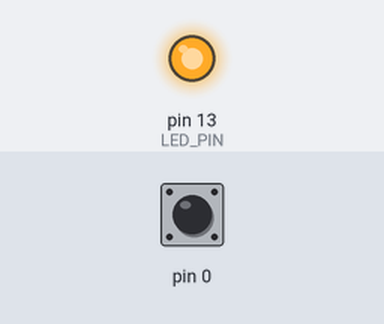
Bench run of a sketch on a simulated Arduino Uno, built for the host (arithmetic inside an expression is 32-bit, double 64-bit). Parts: output pins drawn as LEDs (lit = HIGH). Inputs (shaded band) come from the test bench; at power-on: pin 0 HIGH. What the sketch prints to the serial monitor is not drawn.

Above: at 1.2 s.
1.3 s: pin 0 pulled LOW for 1 s
8.3 s: pin 0 pulled LOW for 0.15 s
At 9.1 s:
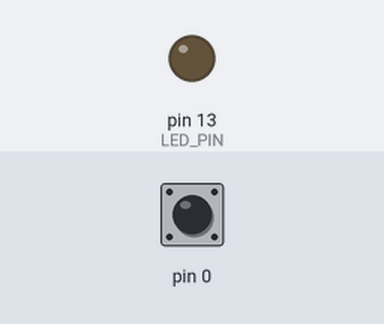
12.9 s: pin 0 pulled LOW for 3.2 s
At 13.8 s:
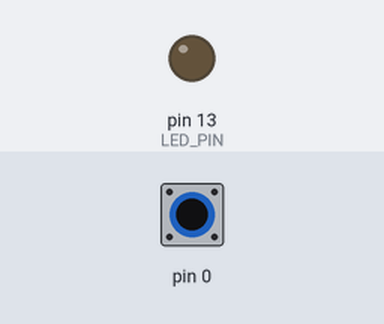
Timing chart, 0 to 17.6 s (numbered marks = the images above; inputs shaded):
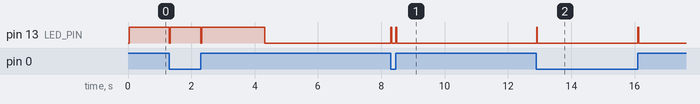

The sketch:

BallSwitch.ino
```cpp
/*
 * 볼 스위치 모듈 테스트 (KY-017 Mercury/Ball Switch Module)
 * 보드: NUCLEO-F103RB (STM32F103RBT6)
 * 환경: Arduino IDE with STM32duino
 *
 * 핀 연결:
 *   - VCC: 3.3V 또는 5V
 *   - GND: GND
 *   - Signal: PA0
 */

#define BALL_PIN PA0         // 볼 스위치 입력
#define LED_PIN LED_BUILTIN  // 내장 LED (PA5)

// 상태 변수
volatile bool motionDetected = false;
bool currentState = false;
bool lastState = false;

// 디바운싱
unsigned long lastDebounceTime = 0;
const unsigned long debounceDelay = 20;

// 움직임 감지 통계
unsigned long motionCount = 0;
unsigned long sessionStartTime = 0;

// 움직임 강도 측정 (일정 시간 내 감지 횟수)
const unsigned long INTENSITY_WINDOW = 1000;  // 1초
int intensityCount = 0;
unsigned long intensityWindowStart = 0;

// 정지 감지
unsigned long lastMotionTime = 0;
const unsigned long STILL_THRESHOLD = 2000;  // 2초간 움직임 없으면 정지
bool isStill = true;

// 모드
enum Mode {
  MODE_BASIC,      // 기본 감지
  MODE_MOTION,     // 움직임 감지 (모션센서처럼)
  MODE_SHAKE,      // 흔들기 감지
  MODE_ALARM       // 경보 모드
};

Mode currentMode = MODE_BASIC;

// 흔들기 감지 변수
int shakeCount = 0;
unsigned long shakeWindowStart = 0;
const int SHAKE_THRESHOLD = 5;  // 1초에 5회 이상이면 흔들기

void setup() {
  Serial.begin(115200);
  while (!Serial) {
    ;
  }

  pinMode(BALL_PIN, INPUT_PULLUP);
  pinMode(LED_PIN, OUTPUT);

  // 인터럽트 설정
  attachInterrupt(digitalPinToInterrupt(BALL_PIN), motionISR, CHANGE);

  sessionStartTime = millis();
  intensityWindowStart = millis();
  shakeWindowStart = millis();

  Serial.println("================================");
  Serial.println("볼 스위치 모듈 테스트");
  Serial.println("NUCLEO-F103RB");
  Serial.println("================================");
  Serial.println();
  Serial.println("명령어:");
  Serial.println("  1: 기본 모드");
  Serial.println("  2: 움직임 감지 모드");
  Serial.println("  3: 흔들기 감지 모드");
  Serial.println("  4: 경보 모드");
  Serial.println("  s: 상태 출력");
  Serial.println("  r: 리셋");
  Serial.println();
  Serial.println("모듈을 움직이거나 흔들어보세요!");
  Serial.println();
}

void loop() {
  unsigned long currentTime = millis();

  // 시리얼 명령 처리
  if (Serial.available() > 0) {
    char cmd = Serial.read();
    processCommand(cmd);
  }

  // 폴링 방식 감지 (인터럽트 보완)
  bool reading = digitalRead(BALL_PIN);

  if (reading != lastState) {
    lastDebounceTime = currentTime;
  }

  if ((currentTime - lastDebounceTime) > debounceDelay) {
    if (reading != currentState) {
      currentState = reading;
      motionDetected = true;
    }
  }
  lastState = reading;

  // 움직임 감지 처리
  if (motionDetected) {
    processMotion(currentTime);
    motionDetected = false;
  }

  // 정지 상태 확인
  if ((currentTime - lastMotionTime) > STILL_THRESHOLD) {
    if (!isStill) {
      isStill = true;
      Serial.println("[상태] 정지됨");
      digitalWrite(LED_PIN, LOW);
    }
  }

  // 강도 윈도우 리셋
  if ((currentTime - intensityWindowStart) > INTENSITY_WINDOW) {
    if (intensityCount > 0 && currentMode == MODE_MOTION) {
      printIntensity(intensityCount);
    }
    intensityCount = 0;
    intensityWindowStart = currentTime;
  }

  // 흔들기 윈도우 리셋
  if ((currentTime - shakeWindowStart) > 1000) {
    if (shakeCount >= SHAKE_THRESHOLD && currentMode == MODE_SHAKE) {
      Serial.println("🎉 [흔들기] 흔들기 감지!");
      blinkLED(5, 50);
    }
    shakeCount = 0;
    shakeWindowStart = currentTime;
  }

  delay(5);
}

void motionISR() {
  motionDetected = true;
}

void processMotion(unsigned long currentTime) {
  motionCount++;
  lastMotionTime = currentTime;
  intensityCount++;
  shakeCount++;

  if (isStill) {
    isStill = false;
    Serial.println("[상태] 움직임 시작");
  }

  // 모드별 처리
  switch (currentMode) {
    case MODE_BASIC:
      digitalWrite(LED_PIN, !digitalRead(LED_PIN));  // 토글
      Serial.print("[감지] 볼 이동 #");
      Serial.println(motionCount);
      break;

    case MODE_MOTION:
      digitalWrite(LED_PIN, HIGH);
      // 강도는 윈도우 종료 시 출력
      break;

    case MODE_SHAKE:
      digitalWrite(LED_PIN, HIGH);
      // 흔들기는 윈도우 종료 시 판정
      break;

    case MODE_ALARM:
      triggerAlarm();
      break;
  }
}

void processCommand(char cmd) {
  switch (cmd) {
    case '1':
      currentMode = MODE_BASIC;
      Serial.println("[모드] 기본 모드");
      break;
    case '2':
      currentMode = MODE_MOTION;
      Serial.println("[모드] 움직임 감지 모드");
      Serial.println("       움직임 강도를 측정합니다.");
      break;
    case '3':
      currentMode = MODE_SHAKE;
      Serial.println("[모드] 흔들기 감지 모드");
      Serial.println("       1초에 5회 이상 흔들면 감지됩니다.");
      break;
    case '4':
      currentMode = MODE_ALARM;
      Serial.println("[모드] 경보 모드");
      Serial.println("       움직임 감지 시 경보가 울립니다.");
      break;
    case 's':
    case 'S':
      printStatus();
      break;
    case 'r':
    case 'R':
      resetStats();
      break;
    default:
      if (cmd != '\n' && cmd != '\r') {
        Serial.println("알 수 없는 명령입니다.");
      }
      break;
  }
}

void printIntensity(int count) {
  Serial.print("[강도] ");
  if (count <= 2) {
    Serial.println("약함 (미세한 움직임)");
  } else if (count <= 5) {
    Serial.println("보통 (일반 움직임)");
  } else if (count <= 10) {
    Serial.println("강함 (빠른 움직임)");
  } else {
    Serial.println("매우 강함 (흔들림)");
  }
}

void printStatus() {
  unsigned long elapsed = (millis() - sessionStartTime) / 1000;

  Serial.println();
  Serial.println("========== 볼 스위치 상태 ==========");
  Serial.print("현재 상태: ");
  Serial.println(isStill ? "정지" : "움직이는 중");
  Serial.print("현재 모드: ");
  switch (currentMode) {
    case MODE_BASIC: Serial.println("기본"); break;
    case MODE_MOTION: Serial.println("움직임 감지"); break;
    case MODE_SHAKE: Serial.println("흔들기 감지"); break;
    case MODE_ALARM: Serial.println("경보"); break;
  }
  Serial.print("총 감지 횟수: ");
  Serial.println(motionCount);
  Serial.print("동작 시간: ");
  Serial.print(elapsed);
  Serial.println("초");
  if (elapsed > 0) {
    Serial.print("평균 감지율: ");
    Serial.print((float)motionCount / elapsed, 2);
    Serial.println("회/초");
  }
  Serial.println("=====================================");
  Serial.println();
}

void resetStats() {
  motionCount = 0;
  sessionStartTime = millis();
  Serial.println("[설정] 통계 리셋 완료");
}

void triggerAlarm() {
  Serial.println("🚨 [경보] 움직임 감지! 🚨");
  blinkLED(10, 50);
}

void blinkLED(int times, int interval) {
  for (int i = 0; i < times; i++) {
    digitalWrite(LED_PIN, HIGH);
    delay(interval);
    digitalWrite(LED_PIN, LOW);
    delay(interval);
  }
}
```

Measured:
- after the input at 8.3 s, pin 13 (LED_PIN): alternates HIGH for 0.02 s and LOW for 0.13 s, 4 changes in all, then stays LOW, starting at once
- after the input at 12.9 s, pin 13 (LED_PIN): alternates HIGH for 0.02 s and LOW for 3.2 s, starting at once
